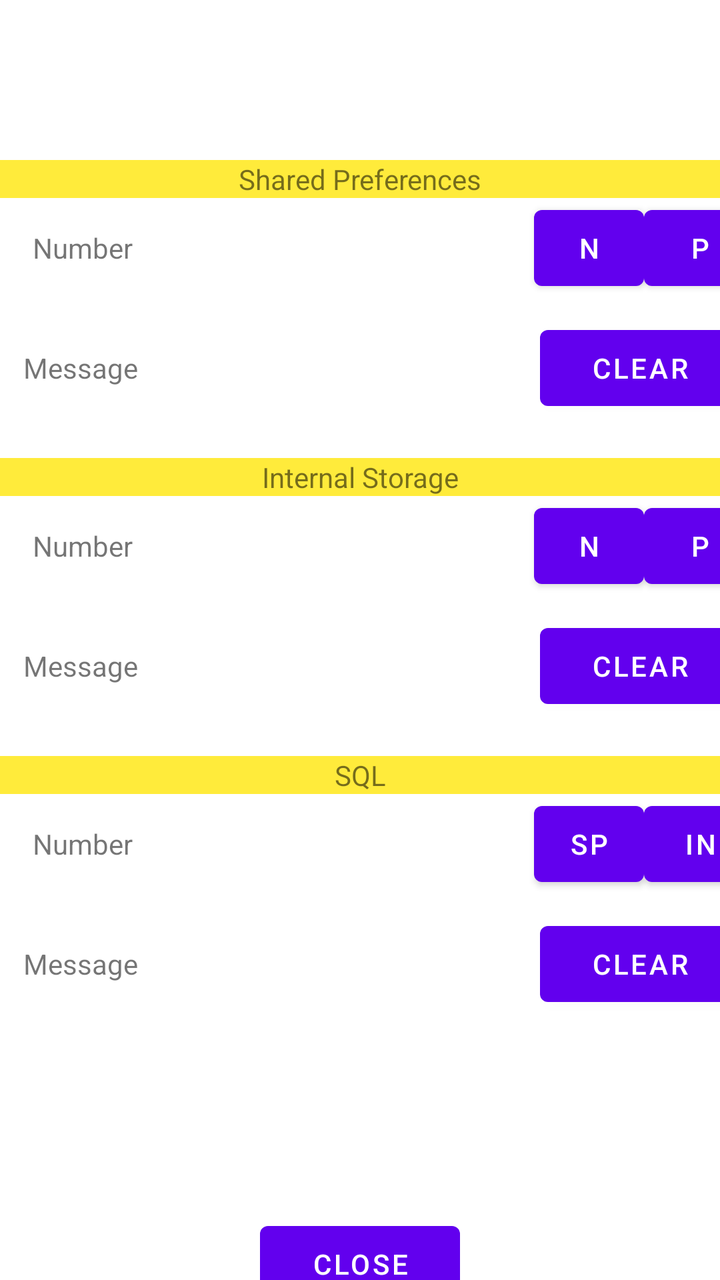
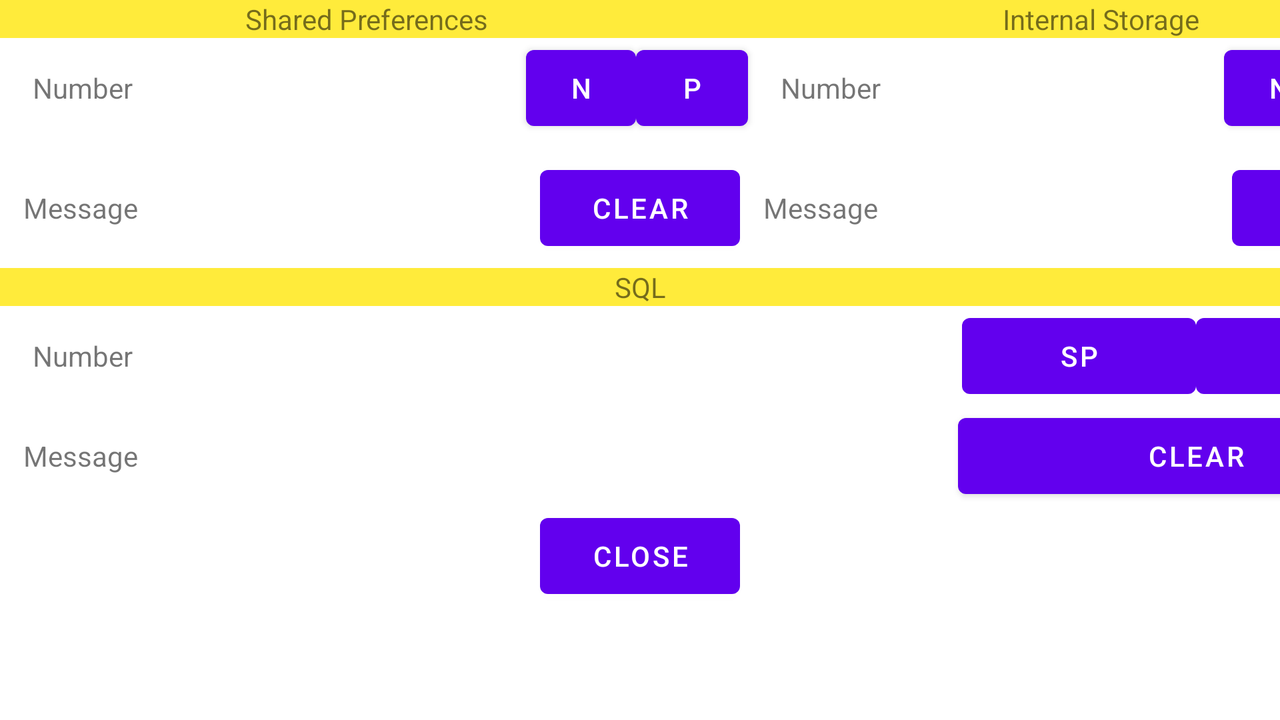

Two renders of one Android screen. The first uses the default layout on a phone; the second uses the alternative layout the repository ships for a different screen configuration, on a matching device. The two XML files are below.
<!-- AndroidManifest.xml: application theme Theme.MobileNumber -->
<!-- res/layout/activity_second.xml -->
<?xml version="1.0" encoding="utf-8"?>
<LinearLayout xmlns:android="http://schemas.android.com/apk/res/android"
    xmlns:app="http://schemas.android.com/apk/res-auto"
    xmlns:tools="http://schemas.android.com/tools"
    android:layout_width="match_parent"
    android:layout_height="match_parent"
    android:orientation="vertical"
    tools:context=".SecondActivity">

    <TextView
        android:layout_width="match_parent"
        android:layout_height="wrap_content"
        android:layout_marginTop="80dp"
        android:background="#FFEB3B"
        android:gravity="center"
        android:text="@string/shared_preferences" />

    <LinearLayout
        android:layout_width="match_parent"
        android:layout_height="50dp"
        android:orientation="horizontal">

        <TextView
            android:layout_width="83dp"
            android:layout_height="match_parent"
            android:text="@string/MobileNumber"
            android:gravity="center" />

        <TextView
            android:id="@+id/SPmobileNumber"
            android:layout_width="184dp"
            android:layout_height="match_parent"
            android:gravity="center"
            />

        <Button
            android:id="@+id/SPnextMSG"
            android:layout_width="55dp"
            android:layout_height="50dp"
            android:onClick="nextShared"
            android:text="@string/NextMessage" />

        <Button
            android:id="@+id/SPprevMSG"
            android:layout_width="56dp"
            android:layout_height="50dp"
            android:onClick="prevShared"
            android:text="@string/PrevMessage" />
    </LinearLayout>

    <LinearLayout
        android:layout_width="match_parent"
        android:layout_height="50dp"
        android:layout_marginTop="10dp"
        android:orientation="horizontal">

        <TextView
            android:layout_width="81dp"
            android:layout_height="match_parent"
            android:text="@string/Message"
            android:gravity="center" />

        <TextView
            android:id="@+id/SPmessage"
            android:layout_width="189dp"
            android:layout_height="match_parent"
            android:gravity="center"
            />

        <Button
            android:id="@+id/SPclear"
            android:layout_width="100dp"
            android:layout_height="50dp"
            android:onClick="clearAllShared"
            android:text="@string/clear" />
    </LinearLayout>

    <TextView
        android:layout_width="match_parent"
        android:layout_height="wrap_content"
        android:layout_marginTop="20dp"
        android:background="#FFEB3B"
        android:gravity="center"
        android:text="@string/internal_storage" />

    <LinearLayout
        android:layout_width="match_parent"
        android:layout_height="50dp"
        android:orientation="horizontal">

        <TextView
            android:layout_width="83dp"
            android:layout_height="match_parent"
            android:text="@string/MobileNumber"
            android:gravity="center" />

        <TextView
            android:id="@+id/INmobileNumber"
            android:layout_width="184dp"
            android:layout_height="match_parent"
            android:gravity="center"
            />

        <Button
            android:id="@+id/INnextMSG"
            android:layout_width="55dp"
            android:layout_height="50dp"
            android:onClick="nextInternal"
            android:text="@string/NextMessage" />

        <Button
            android:id="@+id/INprevMSG"
            android:layout_width="56dp"
            android:layout_height="50dp"
            android:onClick="prevInternal"
            android:text="@string/PrevMessage" />
    </LinearLayout>

    <LinearLayout
        android:layout_width="match_parent"
        android:layout_height="50dp"
        android:layout_marginTop="10dp"
        android:orientation="horizontal">

        <TextView
            android:layout_width="81dp"
            android:layout_height="match_parent"
            android:text="@string/Message"
            android:gravity="center" />

        <TextView
            android:id="@+id/INmessage"
            android:layout_width="189dp"
            android:layout_height="match_parent"
            android:gravity="center"
            />

        <Button
            android:id="@+id/INclear"
            android:layout_width="100dp"
            android:layout_height="50dp"
            android:onClick="clearAllInternal"
            android:text="@string/clear" />
    </LinearLayout>


    <TextView
        android:layout_width="match_parent"
        android:layout_height="wrap_content"
        android:layout_marginTop="20dp"
        android:background="#FFEB3B"
        android:gravity="center"
        android:text="@string/sql" />

    <LinearLayout
        android:layout_width="match_parent"
        android:layout_height="50dp"
        android:orientation="horizontal">

        <TextView
            android:layout_width="83dp"
            android:layout_height="match_parent"
            android:text="@string/MobileNumber"
            android:gravity="center"/>

        <TextView
            android:id="@+id/SQmobileNumber"
            android:layout_width="184dp"
            android:layout_height="match_parent"
            android:gravity="center"
            />

        <Button
            android:id="@+id/SQSP"
            android:layout_width="55dp"
            android:layout_height="50dp"
            android:onClick="getSQShared"
            android:text="@string/SP" />

        <Button
            android:id="@+id/SQIN"
            android:layout_width="56dp"
            android:layout_height="50dp"
            android:onClick="getSQInternal"
            android:text="@string/in" />
    </LinearLayout>

    <LinearLayout
        android:layout_width="match_parent"
        android:layout_height="50dp"
        android:layout_marginTop="10dp"
        android:orientation="horizontal">

        <TextView
            android:layout_width="81dp"
            android:layout_height="match_parent"
            android:text="@string/Message"
            android:gravity="center" />

        <TextView
            android:id="@+id/SQmessage"
            android:layout_width="189dp"
            android:layout_height="match_parent"
            android:gravity="center"
            />

        <Button
            android:id="@+id/SQclear"
            android:layout_width="100dp"
            android:layout_height="50dp"
            android:onClick="clearAllSQ"
            android:text="@string/clear" />
    </LinearLayout>


    <LinearLayout
        android:layout_width="match_parent"
        android:layout_height="50dp"
        android:layout_marginTop="100dp"
        android:gravity="center"
        android:orientation="horizontal">

        <Button
            android:id="@+id/close"
            android:layout_width="100dp"
            android:layout_height="50dp"
            android:onClick="close"
            android:text="@string/Close" />
    </LinearLayout>


</LinearLayout>
<!-- resources referenced by this layout -->
<resources>
  <string name="Close">Close</string>
  <string name="Message">Message</string>
  <string name="MobileNumber">Number</string>
  <string name="NextMessage">N</string>
  <string name="PrevMessage">P</string>
  <string name="SP">SP</string>
  <string name="clear">Clear</string>
  <string name="in">IN</string>
  <string name="internal_storage">Internal Storage</string>
  <string name="shared_preferences">Shared Preferences</string>
  <string name="sql">SQL</string>
  <style name="Theme.MobileNumber" parent="Theme.MaterialComponents.DayNight.DarkActionBar">
          
          <item name="colorPrimary">@color/purple_500</item>
          <item name="colorPrimaryVariant">@color/purple_700</item>
          <item name="colorOnPrimary">@color/white</item>
          
          <item name="colorSecondary">@color/teal_200</item>
          <item name="colorSecondaryVariant">@color/teal_700</item>
          <item name="colorOnSecondary">@color/black</item>
          
          <item name="android:statusBarColor" tools:targetApi="l">?attr/colorPrimaryVariant</item>
          
      </style>
</resources>
<!-- res/layout-land/activity_second.xml (the repository's variant of the layout above) -->
<!-- drawn on the phone turned sideways -->
<?xml version="1.0" encoding="utf-8"?>
<LinearLayout xmlns:android="http://schemas.android.com/apk/res/android"
    android:layout_width="match_parent"
    android:layout_height="match_parent"
    android:orientation="vertical">


    <LinearLayout
        android:layout_width="match_parent"
        android:layout_height="wrap_content"
        android:background="#FFEB3B"
        android:orientation="horizontal">

        <TextView
            android:layout_width="367dp"
            android:layout_height="wrap_content"
            android:background="#FFEB3B"
            android:gravity="center"
            android:text="@string/shared_preferences" />
        <TextView
            android:layout_width="367dp"
            android:layout_height="wrap_content"
            android:background="#FFEB3B"
            android:gravity="center"
            android:text="@string/internal_storage" />


    </LinearLayout>


    <LinearLayout
        android:layout_width="match_parent"
        android:layout_height="50dp"
        android:orientation="horizontal">

        <TextView
            android:layout_width="83dp"
            android:layout_height="match_parent"
            android:gravity="center"
            android:text="@string/MobileNumber" />

        <TextView
            android:id="@+id/SPmobileNumber"
            android:layout_width="180dp"
            android:layout_height="match_parent"
            android:gravity="center"
            />

        <Button
            android:id="@+id/SPnextMSG"
            android:layout_width="55dp"
            android:layout_height="50dp"
            android:onClick="nextShared"
            android:text="@string/NextMessage" />

        <Button
            android:id="@+id/SPprevMSG"
            android:layout_width="56dp"
            android:layout_height="50dp"
            android:onClick="prevShared"
            android:text="@string/PrevMessage" />

        <TextView
            android:layout_width="83dp"
            android:layout_height="match_parent"
            android:gravity="center"
            android:text="@string/MobileNumber" />

        <TextView
            android:id="@+id/INmobileNumber"
            android:layout_width="155dp"
            android:layout_height="match_parent"
            android:gravity="center"
            />

        <Button
            android:id="@+id/INnextMSG"
            android:layout_width="55dp"
            android:layout_height="50dp"
            android:onClick="nextInternal"
            android:text="@string/NextMessage" />

        <Button
            android:id="@+id/INprevMSG"
            android:layout_width="56dp"
            android:layout_height="50dp"
            android:onClick="prevInternal"
            android:text="@string/PrevMessage" />
    </LinearLayout>

    <LinearLayout
        android:layout_width="match_parent"
        android:layout_height="50dp"
        android:layout_marginTop="10dp"
        android:orientation="horizontal">

        <TextView
            android:layout_width="81dp"
            android:layout_height="match_parent"
            android:text="@string/Message"
            android:gravity="center" />

        <TextView
            android:id="@+id/SPmessage"
            android:layout_width="189dp"
            android:layout_height="match_parent"
            android:gravity="center"
            />

        <Button
            android:id="@+id/SPclear"
            android:layout_width="100dp"
            android:layout_height="50dp"
            android:onClick="clearAllShared"
            android:text="@string/clear" />

        <TextView
            android:layout_width="81dp"
            android:layout_height="match_parent"
            android:gravity="center"
            android:text="@string/Message" />

        <TextView
            android:id="@+id/INmessage"
            android:layout_width="165dp"
            android:layout_height="match_parent"
            android:gravity="center"
            />

        <Button
            android:id="@+id/INclear"
            android:layout_width="100dp"
            android:layout_height="50dp"
            android:onClick="clearAllInternal"
            android:text="@string/clear" />
    </LinearLayout>


    <TextView
        android:layout_width="match_parent"
        android:layout_height="wrap_content"
        android:layout_marginTop="5dp"
        android:background="#FFEB3B"
        android:gravity="center"
        android:text="@string/sql" />

    <LinearLayout
        android:layout_width="match_parent"
        android:layout_height="50dp"
        android:orientation="horizontal">

        <TextView
            android:layout_width="83dp"
            android:layout_height="match_parent"
            android:text="@string/MobileNumber"
            android:gravity="center"/>

        <TextView
            android:id="@+id/SQmobileNumber"
            android:layout_width="398dp"
            android:layout_height="match_parent"
            android:gravity="center"
            />

        <Button
            android:id="@+id/SQSP"
            android:layout_width="117dp"
            android:layout_height="50dp"
            android:onClick="getSQShared"
            android:text="@string/SP" />

        <Button
            android:id="@+id/SQIN"
            android:layout_width="130dp"
            android:layout_height="50dp"
            android:onClick="getSQInternal"
            android:text="@string/in" />
    </LinearLayout>

    <LinearLayout
        android:layout_width="match_parent"
        android:layout_height="50dp"
        android:orientation="horizontal">

        <TextView
            android:layout_width="81dp"
            android:layout_height="match_parent"
            android:text="@string/Message"
            android:gravity="center" />

        <TextView
            android:id="@+id/SQmessage"
            android:layout_width="398dp"
            android:layout_height="match_parent"
            android:gravity="center"
            />

        <Button
            android:id="@+id/SQclear"
            android:layout_width="238dp"
            android:layout_height="50dp"
            android:onClick="clearAllSQ"
            android:text="@string/clear" />
    </LinearLayout>


    <LinearLayout
        android:layout_width="match_parent"
        android:layout_height="50dp"
        android:gravity="center"
        android:orientation="horizontal">

        <Button
            android:id="@+id/close"
            android:layout_width="100dp"
            android:layout_height="50dp"
            android:onClick="close"
            android:text="@string/Close" />
    </LinearLayout>


</LinearLayout>
